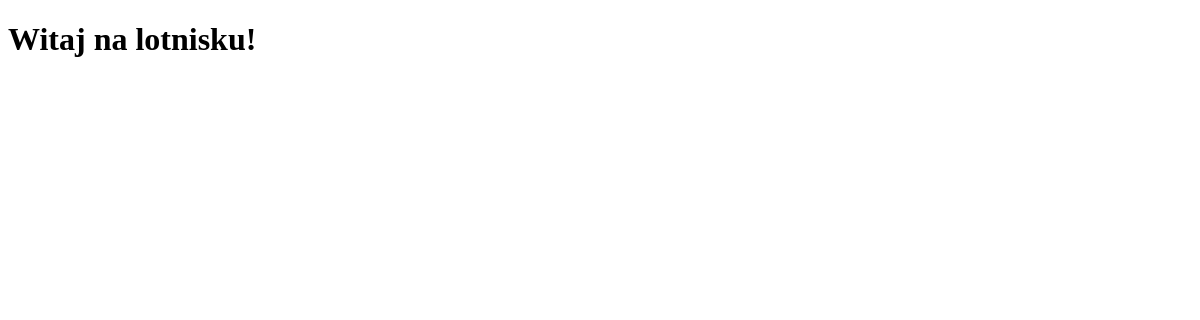
The app's page /lot/, older data.
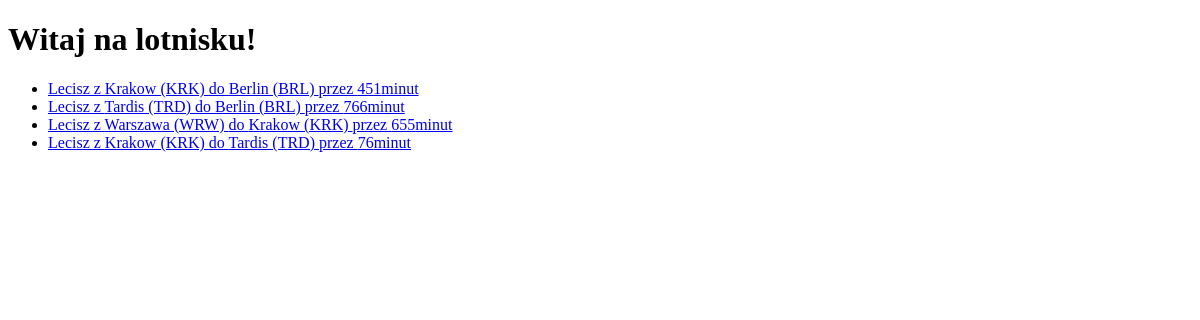
The same page, newer data.
### lotnisko/models.py (models this page shows, shortened)
class lot(models.Model):
  origin = models.ForeignKey(lotnisko,
                             on_delete=models.CASCADE,
                             related_name="departures")
  destination = models.ForeignKey(lotnisko,
                                  on_delete=models.CASCADE,
                                  related_name="arrivals")
  duration = models.IntegerField()

class lotnisko(models.Model):
  code = models.CharField(max_length=3)
  city = models.CharField(max_length=64)
  def __str__(self):
    return f"{self.city} ({self.code})"

### lotnisko/views.py (the view)
# urls.py: path("", views.index, name="index"),
def index(request):
  return render(request, "lotnisko/index.html", {"Flieg": lot.objects.all()})

### lotnisko/templates/lotnisko/index.html
{% extends "lotnisko/wzor.html" %}
{% block body %}
<h1>Witaj na lotnisku!</h1>
<ul>
  {% for i in Flieg %}
  <li>
    <a href="{% url 'lotnisko:lott' i.id %}">Lecisz z {{ i.origin }} do {{i.destination}} przez {{ i.duration}}minut</a>
  </li>
  {% endfor %}
</ul>
{% endblock %}

### lotnisko/templates/lotnisko/wzor.html (shortened to what this page needs)
<!DOCTYPE html>
<html lang="en">
<head>
</head>
<body>
  {% block body %}
  {% endblock %}
</body>

Row changes from the older to the newer data that the page shows:
added lot: origin "Krakow (KRK)", destination "Berlin (BRL)", duration "451"
added lot: origin "Tardis (TRD)", destination "Berlin (BRL)", duration "766"
added lot: origin "Warszawa (WRW)", destination "Krakow (KRK)", duration "655"
added lot: origin "Krakow (KRK)", destination "Tardis (TRD)", duration "76"
